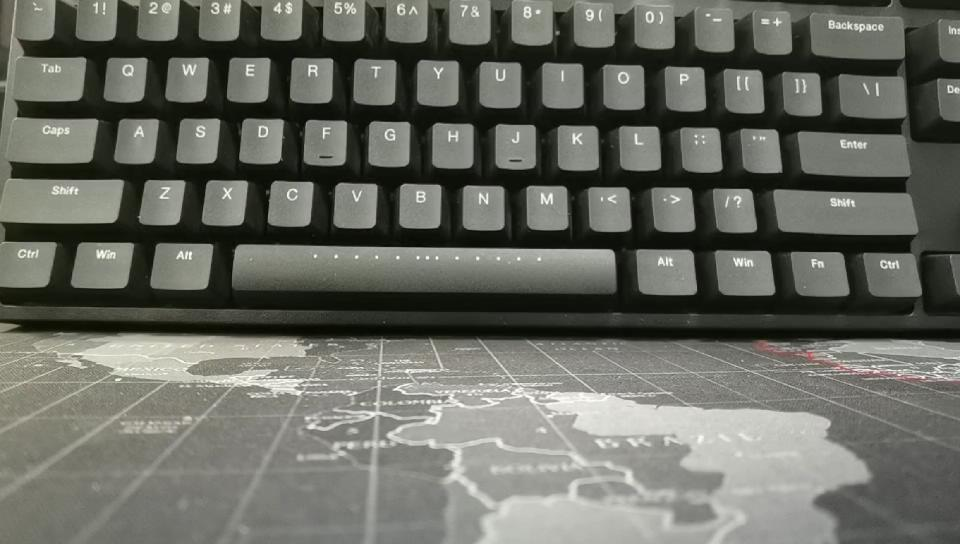
#> input picture test_data/135.jpg, 960 x 544 px
$ python getSportArea.py   (older library calls are emulated)
#> lines starting #> are read from the running program, lines starting #| are printed output that depends on the picture
from scipy.signal import correlate2d
from skimage.color import rgb2gray
import numpy as np
import cv2
from skimage.measure import label
import time
def imgGradent(test_1,test_2,p):
    test_image1 = rgb2gray(test_1)
    test_image2 = rgb2gray(test_2)
    prewitt = np.asarray([[-1, -1, -1], [0, 0, 0], [1, 1, 1]])
    Laplace = np.asarray([[0, 1, 0], [1, -4, 1], [0, 1, 0]])
    isotropic_sobel_operator = np.asarray([[-1, -(2) ** 0.5, -1], [0, 0, 0], [1, 2 ** 0.5, 1]])
    sobel_operator = np.asarray([[-1, 0, 1], [-2, 0, 2], [-1, 0, 1]])  # lapulas算子，一阶微分梯度算子，检测图像边缘 。。。索贝尔算子
    gray_image2d1 = test_image1  # 转换类型
    gray_image2d2 = test_image2
    start = time.time()
    # grad_x1 = correlate2d(gray_image2d1, Laplace, mode='same')  # 计算梯度
    grad_y1 =  cv2.Sobel(test_image1, cv2.CV_64F,0,1,ksize=5)

    # grad_x2 = correlate2d(gray_image2d2, Laplace, mode='same')
    grad_y2 =  cv2.Sobel(test_image2, cv2.CV_64F,0,1,ksize=5)
    test_image2 = test_2

    # test_image2 = Image.open('test_data/3.png')
    # test_image2 = test_image2.resize((1280, 720), Image.NONE)
    # test_image2 = cv2.resize(test_image2, (h, w), interpolation=cv2.INTER_AREA)


    grad = np.asarray((grad_y1 - grad_y2))
    print(time.time() - start)
    grad = np.where((abs(grad) > p), 1, 0).astype('uint8')
    print(time.time() - start)
    grad = cv2.medianBlur(grad, 3)
    print(time.time() - start)
    # [10 lines of commented-out code are left out]

    grad = largestConnectComponent(grad)

    grad = np.asarray(grad).astype('uint8')
    grad = np.expand_dims(grad, axis=2)

    _, binary = cv2.threshold(grad, 0.1, 1, cv2.THRESH_BINARY)
    contours, hierarch = cv2.findContours(binary, cv2.RETR_EXTERNAL, cv2.CHAIN_APPROX_SIMPLE)
    grad = grad * test_image2
    count = 0
    for c in contours:
        # 获取矩形框边界坐标
        x, y, w, h = cv2.boundingRect(c)
        # 计算矩形框的面积
        area = cv2.contourArea(c)
        count += 1
        if 2000 < area < 1000000:
            cv2.rectangle(grad, (x, y), (x + w, y + h), (0, 255, 0), 2)
    print(time.time() - start)
    cv2.imshow("img", grad)
    cv2.imwrite('directsub.jpg', grad)
    print(time.time() - start)
    # cv2.imwrite('./img.png',img=grad)
    cv2.waitKey(0)

def largestConnectComponent(bw_img, ):
    '''
    compute largest Connect component of a binary image

    Parameters:
    ---

    bw_img: ndarray
        binary image

	Returns:
	---

	lcc: ndarray
		largest connect component.

    Example:
    ---
        >>> lcc = largestConnectComponent(bw_img)

    '''

    labeled_img, num = label(bw_img, connectivity=1, background=0, return_num=True)
    # plt.figure(), plt.imshow(labeled_img, 'gray')

    max_label = 0
    max_num = 0
    for i in range(1, num + 1):  # 这里从1开始，防止将背景设置为最大连通域
        if np.sum(labeled_img == i) > max_num:
            max_num = np.sum(labeled_img == i)
            max_label = i
    lcc = (labeled_img == max_label)

    return lcc

if __name__ == '__main__':
    start = time.time()
    lastframe = cv2.imread('test_data/135.jpg')
#> lastframe is the input picture: shape (544, 960, 3); mean B, G, R 97.4, 105.3, 103.5
    lastframe = cv2.GaussianBlur(lastframe,(3,3),0)
    lastframe = cv2.medianBlur(lastframe,3)
    frame = cv2.imread('test_data/136.jpg')
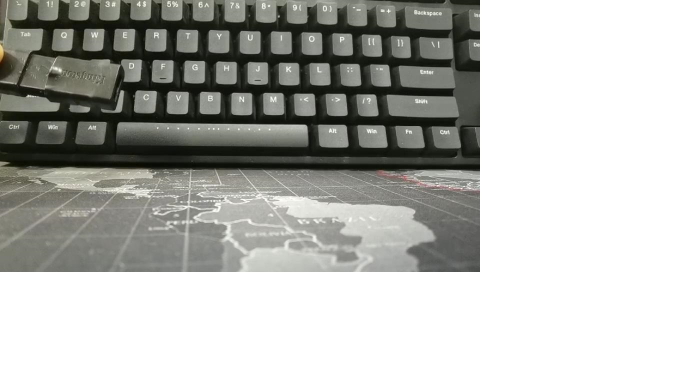
#> input picture test_data/136.jpg, 1373 x 750 px (shown at 1/2 size)
#> frame is the input picture: shape (750, 1373, 3); mean B, G, R 177.1, 181.1, 180.2
    frame = cv2.GaussianBlur(frame,(3,3),0)
    frame = cv2.medianBlur(frame,3)
    imgGradent(lastframe, frame, 0.4130000000000003)
#> in imgGradent, `grad_y1 =  cv2.Sobel(test_image1, cv2.CV_64F,0,1,ksize=5)`:
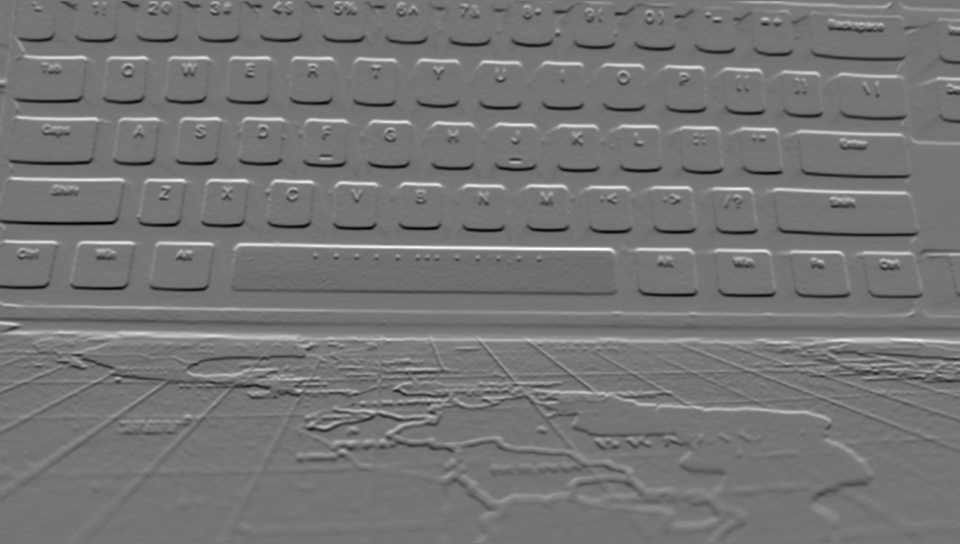
#> grad_y1: shape (544, 960) float64; min -21.52, max 25.18, mean 0; drawn with min black and max white
#> in imgGradent, `grad_y2 =  cv2.Sobel(test_image2, cv2.CV_64F,0,1,ksize=5)`:
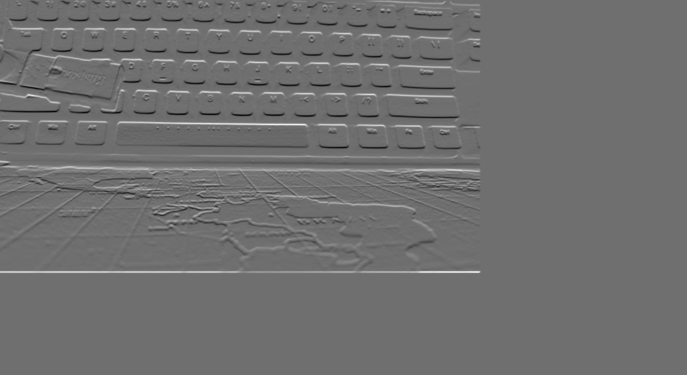
#> grad_y2: shape (750, 1373) float64 (shown at 1/2 size); min -21.72, max 27.9, mean 0.1; drawn with min black and max white
#> (the run stopped early here; a loop or call above may not have finished)
